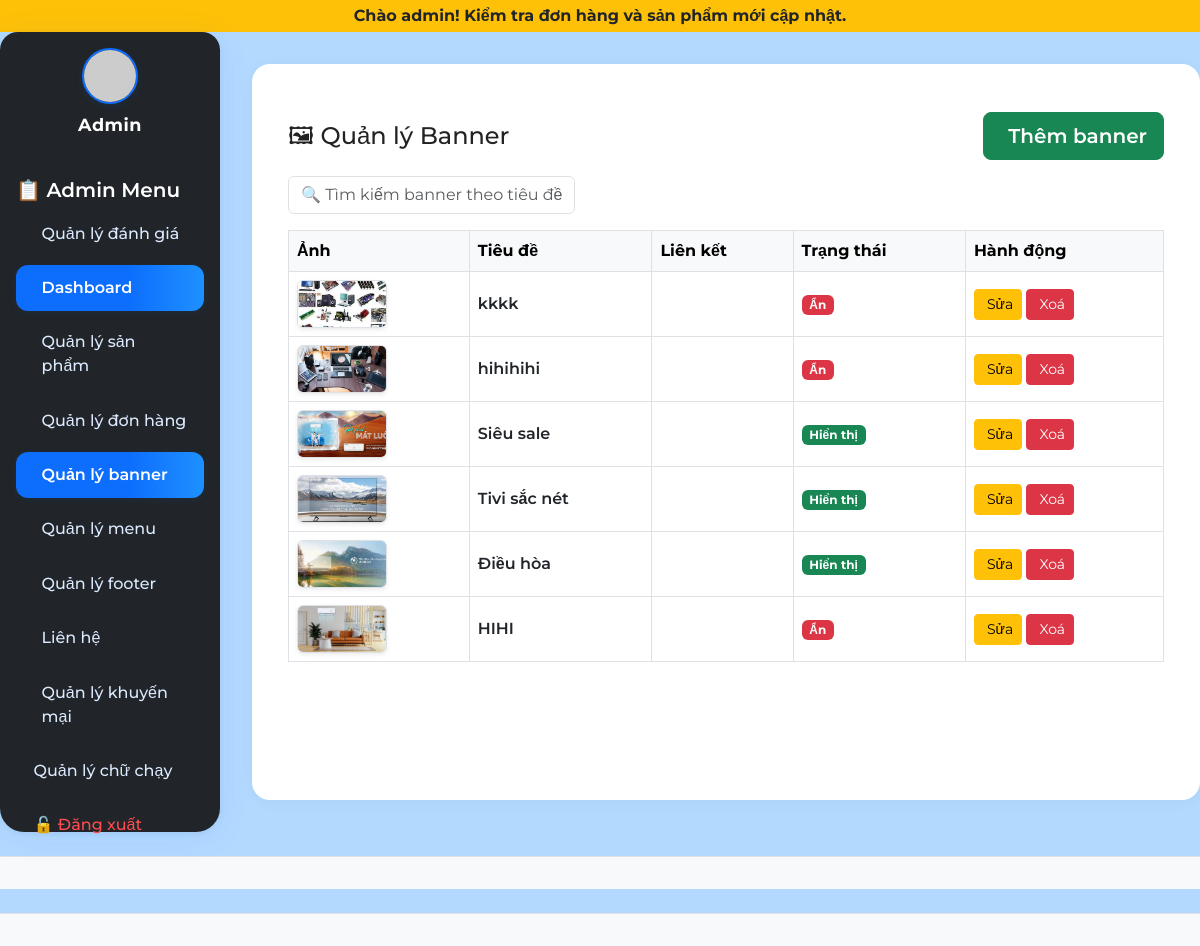
The page /admin/index.php?page=banner (signed in) on the database its author committed.
### tables this page shows
CREATE TABLE `marquee` (
  `id` int(11) NOT NULL,
  `noidung` text NOT NULL,
  `trangthai` tinyint(4) DEFAULT 1,
  `vaitro` enum('admin','user') DEFAULT 'user',
  `ngaytao` datetime NOT NULL DEFAULT current_timestamp()
);

CREATE TABLE `menu_content` (
  `id` int(11) NOT NULL,
  `label` varchar(255) NOT NULL,
  `url` varchar(255) NOT NULL,
  `icon` varchar(64) DEFAULT NULL,
  `position` int(11) DEFAULT 0,
  `type` varchar(20) NOT NULL DEFAULT 'user',
  `parent_id` int(11) DEFAULT NULL
);

CREATE TABLE `banner` (
  `id` int(11) NOT NULL,
  `title` varchar(255) DEFAULT NULL,
  `image_url` varchar(255) DEFAULT NULL,
  `link` varchar(255) DEFAULT NULL,
  `status` enum('active','inactive') DEFAULT 'active'
);

### admin/views/banner/index.php (the view, shortened to what this page needs)
<?php
include(__DIR__ . '/../../../config/db.php');
$result = mysqli_query($conn, "SELECT * FROM banner");
?>
<div class="container mt-4">
  <div class="d-flex flex-wrap align-items-center justify-content-between mb-3 gap-2">
    <h4 class="mb-0">🖼 Quản lý Banner</h4>
    <a href="index.php?page=banner_add" class="btn btn-success btn-lg d-flex align-items-center gap-2" style="font-weight:600;">
      <span class="bi bi-plus-circle"></span> Thêm banner
    </a>
  </div>
  <div class="mb-3 row gx-2 gy-2 align-items-center">
    <div class="col-md-4 col-12">
      <input type="text" id="banner-search" class="form-control" placeholder="🔍 Tìm kiếm banner theo tiêu đề...">
    </div>
  </div>
  <div class="table-responsive">
    <table class="table table-bordered table-hover align-middle" id="banner-table">
      <thead class="table-light">
        <tr>
          <th>Ảnh</th>
          <th>Tiêu đề</th>
          <th>Liên kết</th>
          <th>Trạng thái</th>
          <th>Hành động</th>
        </tr>
      </thead>
      <tbody>
        <?php while ($row = mysqli_fetch_assoc($result)): ?>
          <tr>
            <td>
              <img src="/do_dien_tu/public/uploads/<?php echo $row['image_url']; ?>" width="90" height="48" class="rounded shadow-sm border" style="object-fit:cover;">
            </td>
            <td class="fw-semibold"><?php echo htmlspecialchars($row['title']); ?></td>
            <td><a href="<?php echo htmlspecialchars($row['link']); ?>" target="_blank" class="text-primary text-decoration-underline"><?php echo htmlspecialchars($row['link']); ?></a></td>
            <td>
              <?php if($row['status'] === 'active'): ?>
                <span class="badge bg-success">Hiển thị</span>
              <?php else: ?>
                <span class="badge bg-danger">Ẩn</span>
              <?php endif; ?>
            </td>
            <td>
              <a href="index.php?page=banner_edit&id=<?php echo $row['id']; ?>" class="btn btn-warning btn-sm d-inline-flex align-items-center gap-1">
                <span class="bi bi-pencil-square"></span> Sửa
              </a>
              <button class="btn btn-danger btn-sm d-inline-flex align-items-center gap-1 btn-delete-banner" data-id="<?php echo $row['id']; ?>" data-title="<?php echo htmlspecialchars($row['title']); ?>">
  <span class="bi bi-trash"></span> Xoá
</button>
            </td>
          </tr>
        <?php endwhile; ?>
      </tbody>
    </table>
  </div>
</div>
<?php include(__DIR__ . '/../layout/footer.php'); ?>

### admin/views/layout/header.php (shortened to what this page needs)
<!DOCTYPE html>
<html lang="vi">
<head>
  <link href="https://cdn.jsdelivr.net/npm/bootstrap@5.3.0/dist/css/bootstrap.min.css" rel="stylesheet">
  <link rel="stylesheet" href="../public/assets/css/admin.css">
</head>
<body>
<?php
include __DIR__ . '/../../../config/db.php';
$query = "SELECT * FROM marquee WHERE trangthai = 1 AND vaitro = 'admin' ORDER BY id DESC LIMIT 1";
$marquees = mysqli_query($conn, $query);
if ($row = mysqli_fetch_assoc($marquees)) {
  echo '<div class="bg-warning text-dark py-1 text-center fw-bold">';
  echo '<marquee behavior="scroll" direction="left">' . htmlspecialchars($row['noidung']) . '</marquee>';
  echo '</div>';
}

### admin/views/layout/sidebar.php (shortened to what this page needs)
<div class="d-flex">
  <nav class="bg-dark text-white p-3" style="width: 220px; height: 100vh;">
    <div class="admin-avatar">
      <img src="https://ui-avatars.com/api/?name=Admin&background=0d6efd&color=fff&size=128" alt="Admin Avatar">
      <div class="admin-name">Admin</div>
    </div>
    <h5 style="font-weight:600; color:#fff;">📋 Admin Menu</h5>
    <ul class="nav flex-column">
      <li class="nav-item">
        <a class="nav-link text-white" href="index.php?page=danhgia_admin">
          <i class="bi bi-star-fill text-warning"></i> Quản lý đánh giá
        </a>
      </li>
      <?php
      include __DIR__ . '/../../../config/db.php';
      $menu_type = 'admin';
      $menu_sql = "SELECT * FROM menu_content WHERE type='$menu_type' ORDER BY position ASC, id ASC";
      $menu_result = mysqli_query($conn, $menu_sql);
      $menus = [];
      while ($m = mysqli_fetch_assoc($menu_result)) $menus[] = $m;
      function buildMenuTreeSidebar($menus, $parent_id = null) {
          $branch = [];
          foreach ($menus as $menu) {
              if ($menu['parent_id'] == $parent_id) {
                  $children = buildMenuTreeSidebar($menus, $menu['id']);
                  $branch[] = $menu;
              }
          }
          return $branch;
      }
      $menu_tree = buildMenuTreeSidebar($menus);
      foreach ($menu_tree as $menu):
          if (!empty($menu['children'])): ?>
              <li class="nav-item dropdown">
                <a class="nav-link text-white dropdown-toggle" href="<?php echo htmlspecialchars($menu['url']); ?>" id="sidebar-menu-<?php echo $menu['id']; ?>" role="button" data-bs-toggle="dropdown" aria-expanded="false">
                  <?php if ($menu['icon']): ?><i class="<?php echo htmlspecialchars($menu['icon']); ?>"></i> <?php endif; ?>
                  <?php echo htmlspecialchars($menu['label']); ?>
                </a>
                <ul class="dropdown-menu bg-dark border-0" aria-labelledby="sidebar-menu-<?php echo $menu['id']; ?>">
                  <?php foreach ($menu['children'] as $child): ?>
                    <li>
                      <a class="dropdown-item text-white bg-dark" href="<?php echo htmlspecialchars($child['url']); ?>">
                        <?php if ($child['icon']): ?><i class="<?php echo htmlspecialchars($child['icon']); ?>"></i> <?php endif; ?>
                        <?php echo htmlspecialchars($child['label']); ?>
                      </a>
                    </li>
                  <?php endforeach; ?>
                </ul>
              </li>
          <?php else: ?>
              <li class="nav-item">
                <a class="nav-link text-white" href="<?php echo htmlspecialchars($menu['url']); ?>">
                  <?php echo htmlspecialchars($menu['label']); ?>
                </a>
              </li>
          <?php endif;
      endforeach;
      ?>
      <li class="nav-item">
        <a class="nav-link text-danger" href="logout.php">🔓 Đăng xuất</a>
      </li>
    </ul>
  </nav>
  <main class="p-4" style="flex-grow: 1;">

### public/assets/css/admin.css (style rules this page uses)
body { font-family: 'Montserrat', 'Roboto', Arial, sans-serif; background: #b3d9ff; color: #222; font-size: 16px; }
nav.bg-dark { border-radius: 18px 18px 24px 24px; box-shadow: 0 4px 32px rgba(13,110,253,0.08), 0 1.5px 6px rgba(0,0,0,0.06); min-height: 100vh; min-width: 220px; padding-top: 2.5rem; position: relative; transition: all .2s; }
.admin-avatar { display: flex; align-items: center; margin-bottom: 2.5rem; flex-direction: column; }
.admin-avatar img { width: 56px; height: 56px; border-radius: 50%; object-fit: cover; margin-bottom: 0.5rem; border: 2.5px solid #0d6efd; box-shadow: 0 2px 8px rgba(13,110,253,0.10); }
.admin-avatar .admin-name { font-weight: 700; color: #fff; font-size: 1.1rem; letter-spacing: 0.5px; }
.nav.flex-column .nav-item { margin-bottom: 0.5rem; }
.nav-link { color: #dbeafe !important; font-weight: 500; border-radius: 12px; padding: 0.7em 1.1em; transition: background .16s, color .16s; display: flex; align-items: center; gap: 8px; }
.nav-link.active, .nav-link:focus, .nav-link:hover { background: linear-gradient(90deg, #0d6efd 60%, #1e90ff 100%); color: #fff !important; box-shadow: 0 2px 8px rgba(13,110,253,0.08); font-weight: 600; }
.nav-link.text-danger { background: none !important; color: #ff4d4f !important; }
main.p-4 { background: #fff; border-radius: 18px; box-shadow: 0 2px 16px rgba(0,0,0,0.04); margin: 2rem 0 2rem 2rem; min-height: 90vh; }

### rows shown on the page
marquee: noidung "Chào admin! Kiểm tra đơn hàng và sản phẩm mới cập nhật."
menu_content: label "Dashboard"
menu_content: label "Quản lý sản phẩm"
menu_content: label "Quản lý đơn hàng"
menu_content: label "Quản lý banner"
menu_content: label "Quản lý menu"
menu_content: label "Quản lý footer"
menu_content: label "Liên hệ"
menu_content: label "Quản lý khuyến mại"
menu_content: label "Quản lý chữ chạy"
banner: image_url (picture), title "kkkk", status "Ẩn"
banner: image_url (picture), title "hihihihi", status "Ẩn"
banner: image_url (picture), title "Siêu sale", status "Hiển thị"
banner: image_url (picture), title "Tivi sắc nét", status "Hiển thị"
banner: image_url (picture), title "Điều hòa", status "Hiển thị"
banner: image_url (picture), title "HIHI", status "Ẩn"
